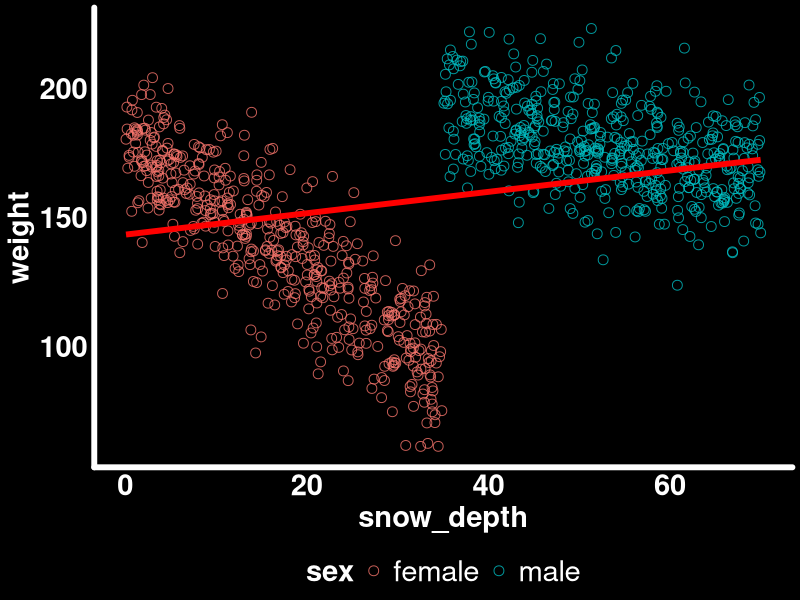
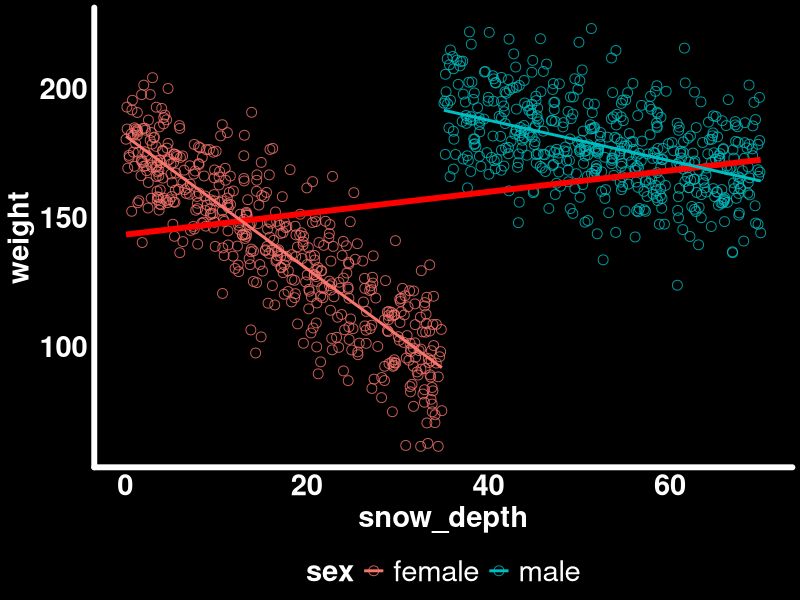
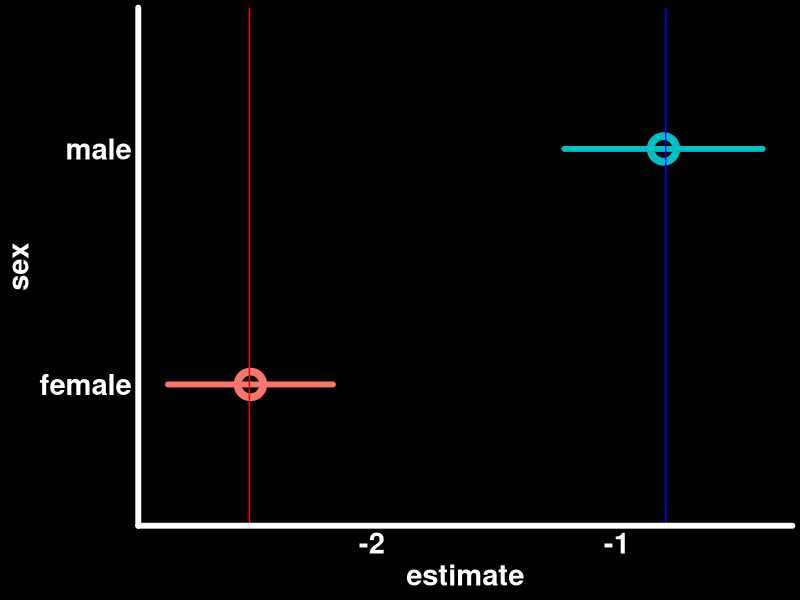
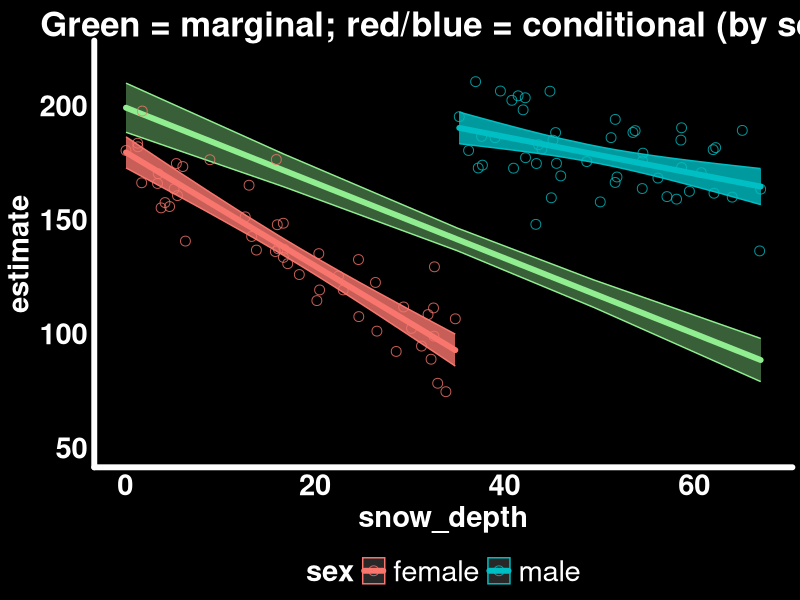
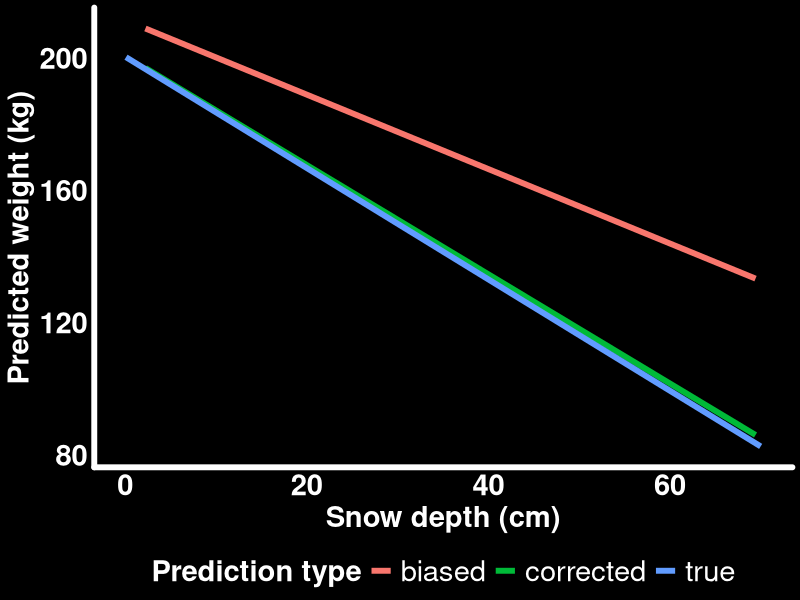
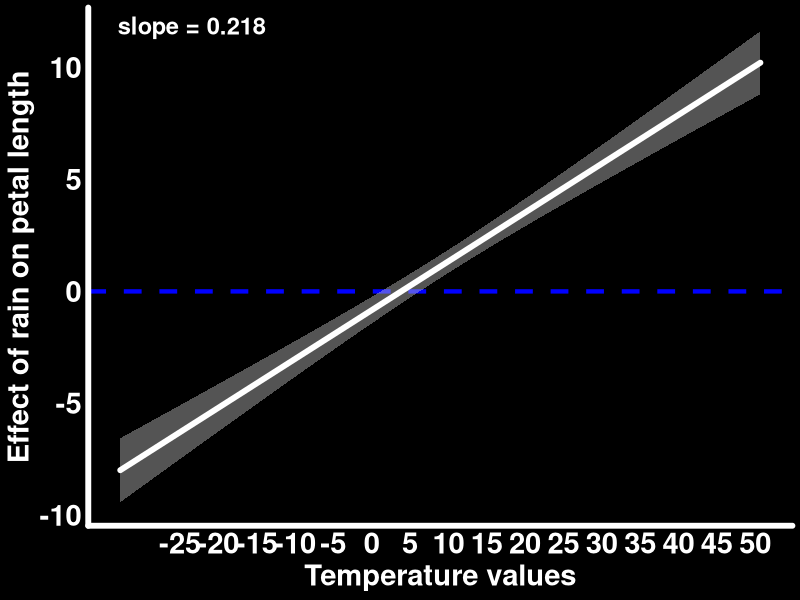
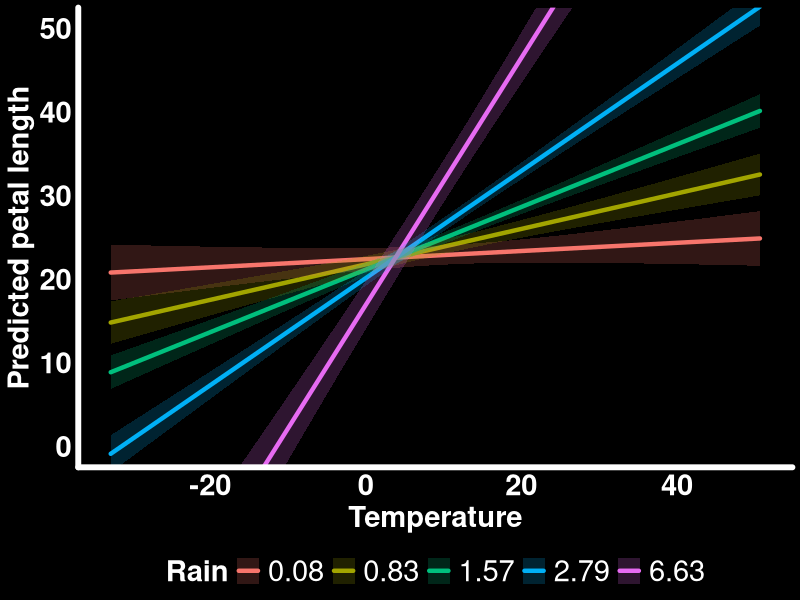
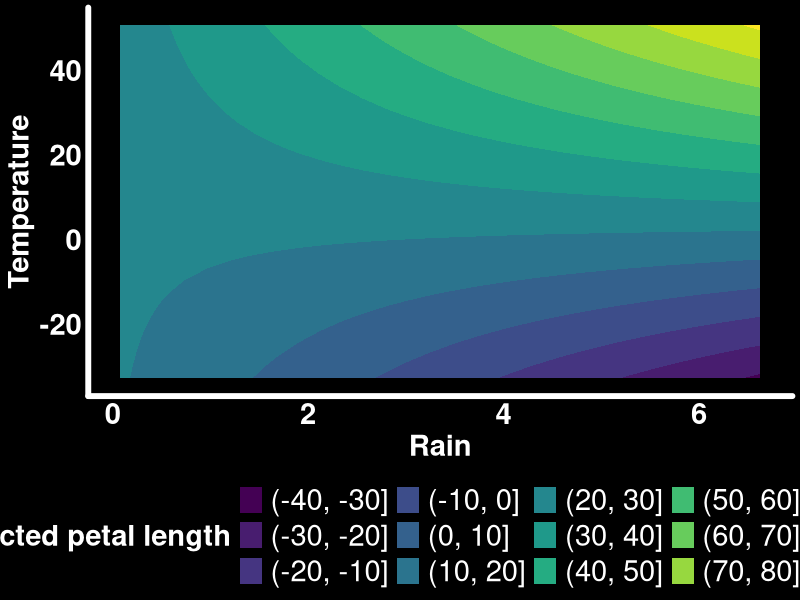

The R source for these figures, in order:
## ---- chunk 1
#| output: false
library(tidyverse)       # Data manipulation and plotting
library(glmmTMB)         # Generalized linear (mixed) models
library(marginaleffects) # Compute marginal/conditional effects
library(patchwork)       # Combine multiple plots
library(GGally)          # Pairwise plots
library(distributional)  # Simulate mixture/gamma/normal distributions (Part 3)

# Set ggplot2 theme
black_theme <- theme(
  axis.line = element_line(linewidth = 2, lineend = "round", color = "white"),
  panel.grid = element_blank(),
  panel.background = element_rect(fill = "black", color = NA),
  axis.ticks = element_blank(),
  axis.text = element_text(size = 21, face = "bold", color = "white"),
  axis.title = element_text(size = 21, face = "bold", color = "white"),
  plot.title = element_text(size = 25, face = "bold", color = "white"),
  plot.background = element_rect(fill = "black", color = NA),
  legend.background = element_rect(fill = "black", color = NA),
  legend.text = element_text(size = 21, color = "white"),
  legend.title = element_text(size = 21, face = "bold", color = "white"),
  legend.position = "bottom"
)

theme_set(black_theme)

# Set global default for geom_point shape
update_geom_defaults("point", list(shape = 1, size = 3, alpha = 0.8))

# silence marginaleffects warnings about glmmTMB
options(marginaleffects_safe = FALSE)

set.seed(333)
## ---- chunk 2
n_individuals_population <- 1000
sexes <- c("male", "female")
male_intercept <- 220; female_intercept <- 180
sd_weight <- 15
male_loss <- -0.8; female_loss <- -2.5

bighorn_population <- tibble(
  sex = rep(sexes, n_individuals_population / length(sexes)),
  snow_depth = runif(n_individuals_population,
    min = ifelse(sex == "male", 35, 0),
    max = ifelse(sex == "male", 70, 35)
  ),
  weight = rnorm(n_individuals_population,
    mean = ifelse(sex == "male",
      male_intercept + male_loss * snow_depth,
      female_intercept + female_loss * snow_depth),
    sd = sd_weight
  )
)
## ---- chunk 3
#| code-fold: true
#| fig-cap: "Ignoring sex hides the true within-sex trends."
ggplot(bighorn_population, aes(x = snow_depth, y = weight)) +
  geom_point(aes(color = sex)) +
  geom_smooth(method = "lm", se = FALSE, color = "red", linewidth = 2)
## ---- chunk 4
#| code-fold: true
#| fig-cap: "Within-sex trends are negative, as expected."
ggplot(bighorn_population) +
  geom_point(aes(x = snow_depth, y = weight, color = sex)) +
  geom_smooth(aes(x = snow_depth, y = weight), method = "lm", se = FALSE, color = "red", linewidth = 2) +
  geom_smooth(aes(x = snow_depth, y = weight, color = sex), method = "lm", se = FALSE)
## ---- chunk 5
n_individuals <- 100
bighorn_mass_1 <- bighorn_population |>
  group_by(sex) |>
  slice_sample(n = n_individuals / 2, replace = FALSE) |>
  ungroup()

mod_mass_1 <- glmmTMB(weight ~ sex * snow_depth,
                       data = bighorn_mass_1, family = gaussian())
## ---- chunk 6
summary(mod_mass_1)$coefficients$cond
## ---- chunk 7
predictions(mod_mass_1, by = "sex")
## ---- chunk 8
predictions(mod_mass_1, by = "sex") |>
  hypotheses(hypothesis = "b1 - b2 = 0")
## ---- chunk 9
#| code-fold: true
#| fig-cap: "Slopes of snow depth by sex, with true simulated values as vertical lines."
slopes(mod_mass_1, variables = "snow_depth", by = "sex", vcov = TRUE) |>
  ggplot(aes(x = estimate, xmax = conf.high, xmin = conf.low, y = sex, color = sex)) +
  geom_pointrange(size = 1.5, lineend = "round", linewidth = 2, pch = 21, stroke = 4) +
  geom_vline(xintercept = female_loss, color = "red") +
  geom_vline(xintercept = male_loss, color = "blue") +
  theme(legend.position = "none")
## ---- chunk 10
slopes(mod_mass_1, variables = "snow_depth", by = "sex", vcov = TRUE) |>
  hypotheses(hypothesis = "b1 - b2 = 0")
## ---- chunk 11
avg_slopes(mod_mass_1, variables = "snow_depth", vcov = TRUE)
## ---- chunk 12
mean(c(male_loss, female_loss))  # true simulated average
## ---- chunk 13
#| code-fold: true
avg_pred_mass_1 <- avg_predictions(mod_mass_1, variables = "snow_depth")
pred_sex_mass_1 <- predictions(mod_mass_1, newdata = bighorn_mass_1)

ggplot() +
  geom_ribbon(data = avg_pred_mass_1,
              aes(x = snow_depth, ymin = conf.low, ymax = conf.high),
              color = "lightgreen", fill = "lightgreen", alpha = 0.4) +
  geom_line(data = avg_pred_mass_1, aes(x = snow_depth, y = estimate),
            color = "lightgreen", lineend = "round", linewidth = 2) +
  geom_ribbon(data = pred_sex_mass_1,
              aes(x = snow_depth, ymin = conf.low, ymax = conf.high, color = sex, fill = sex),
              alpha = 0.8) +
  geom_line(data = pred_sex_mass_1, aes(x = snow_depth, y = estimate, color = sex),
            lineend = "round", linewidth = 2) +
  geom_point(data = bighorn_mass_1, aes(y = weight, x = snow_depth, color = sex)) +
  guides(alpha = "none", fill = "none") +
  labs(title = "Green = marginal; red/blue = conditional (by sex)") +
  coord_cartesian(ylim = c(50, 220))
## ---- chunk 14
bighorn_mass_2 <- bind_rows(
  bighorn_population |> filter(sex == "male") |> slice_sample(n = 80),
  bighorn_population |> filter(sex == "female") |> slice_sample(n = 20)
)
mod_mass_2 <- glmmTMB(weight ~ sex * snow_depth, data = bighorn_mass_2, family = gaussian())
summary(mod_mass_2)
avg_slopes(mod_mass_2, variables = "snow_depth", vcov = TRUE)
## ---- chunk 15
newdata_balanced <- bighorn_mass_2 |>
  group_by(sex) |>
  reframe(snow_depth = seq(min(snow_depth), max(snow_depth), length.out = 50)) |>
  ungroup()
## ---- chunk 16
mod_mass_true <- glmmTMB(weight ~ sex * snow_depth,
                          data = bighorn_population, family = gaussian())

avg_pred_mass_2 <- avg_predictions(mod_mass_2, variables = "snow_depth")
avg_pred_mass_3 <- avg_predictions(mod_mass_2, variables = "snow_depth", newdata = newdata_balanced)
avg_pred_mass_true <- avg_predictions(mod_mass_true, variables = "snow_depth")

bind_rows(
  avg_pred_mass_2 |> mutate(type = "biased"),
  avg_pred_mass_3 |> mutate(type = "corrected"),
  avg_pred_mass_true |> mutate(type = "true")
) |>
  ggplot() +
  geom_line(aes(x = snow_depth, y = estimate, color = type), linewidth = 2) +
  labs(y = "Predicted weight (kg)",
       x = "Snow depth (cm)",
       color = "Prediction type")
## ---- chunk 17
n_flowers <- 200
temperature <- rnorm(n_flowers, mean = 10, sd = 15)
rain <- rgamma(n_flowers, shape = 2)
avg_petal_length <- 25.6; sd_petal_length <- 4.5
temperature_effect <- 0.4; rain_effect <- 0.9; interaction_effect <- 0.2

flower_measurements_1 <- tibble(
  temp_centered = temperature - mean(temperature),
  rain_centered = rain - mean(rain),
  petal_length = rnorm(n_flowers,
    mean = avg_petal_length +
      temperature_effect * temp_centered +
      rain_effect * rain_centered +
      interaction_effect * temp_centered * rain_centered,
    sd = sd_petal_length)
)
## ---- chunk 18
mod_flower_1 <- glmmTMB(petal_length ~ temp_centered * rain_centered,
                         data = flower_measurements_1)
summary(mod_flower_1)$coefficients$cond
## ---- chunk 19
# Effect of temperature when rain_centered = 0 (i.e., average rain)
slopes(mod_flower_1, newdata = datagrid(rain_centered = 0),
       variables = "temp_centered")
## ---- chunk 20
#| code-fold: true
#| fig-cap: "Effect of rain on petal length, across observed temperatures."
slopes_by_temp <- slopes(mod_flower_1,
  newdata = datagrid(temp_centered = seq(min(flower_measurements_1$temp_centered),
                                          max(flower_measurements_1$temp_centered), length.out = 30)),
  variables = "rain_centered", by = "temp_centered")

trend_slope_temp <- coef(lm(estimate ~ temp_centered, data = slopes_by_temp))[["temp_centered"]]

slopes_by_temp |>
  ggplot() +
  geom_hline(yintercept = 0, color = "blue", linewidth = 1.5, linetype = 2) +
  geom_ribbon(aes(x = temp_centered + mean(temperature), ymin = conf.low, ymax = conf.high),
    alpha = 0.4, fill = "lightgrey") +
  geom_line(aes(x = temp_centered + mean(temperature), y = estimate),
    lineend = "round", linewidth = 2, color = "white") +
  annotate("text", x = -Inf, y = Inf, hjust = -0.2, vjust = 1.5,
    label = paste0("slope = ", round(trend_slope_temp, 3)),
    color = "white", size = 6, fontface = "bold") +
  scale_x_continuous(breaks = seq(-25, 50, by = 5)) +
  labs(y = "Effect of rain on petal length", x = "Temperature values")
## ---- chunk 21
#| code-fold: true
predictions(mod_flower_1,
  newdata = datagrid(
    temp_centered = seq(min(flower_measurements_1$temp_centered),
                         max(flower_measurements_1$temp_centered), length.out = 30),
    rain_centered = fivenum
  )) |>
  as_tibble() |>
  mutate(rain = round(rain_centered + mean(rain), 2)) |>
  ggplot() +
  geom_line(aes(y = estimate, x = temp_centered + mean(temperature), color = as.factor(rain)),
            lineend = "round", linewidth = 1.5) +
  geom_ribbon(aes(ymin = conf.low, ymax = conf.high,
                  x = temp_centered + mean(temperature), fill = as.factor(rain)), alpha = 0.2) +
  labs(y = "Predicted petal length", x = "Temperature", color = "Rain", fill = "Rain") +
  coord_cartesian(ylim = c(0, 50))
## ---- chunk 22
#| code-fold: true
predictions(mod_flower_1,
  newdata = datagrid(
    temp_centered = seq(min(flower_measurements_1$temp_centered),
                         max(flower_measurements_1$temp_centered), length.out = 30),
    rain_centered = seq(min(flower_measurements_1$rain_centered),
                         max(flower_measurements_1$rain_centered), length.out = 30)
  )) |>
  as_tibble() |>
  mutate(rain = rain_centered + mean(rain), temp = temp_centered + mean(temperature)) |>
  ggplot(aes(x = rain, y = temp, z = estimate)) +
  stat_contour_filled() +
  labs(x = "Rain", y = "Temperature", fill = "Predicted petal length")
## ---- chunk 23
log_sd_intercept <- log(sd_petal_length)
log_sd_temp_slope <- 0.03

flower_measurements_2 <- tibble(
  temp_centered = temperature - mean(temperature),
  rain_centered = rain - mean(rain),
  petal_length = rnorm(n_flowers,
    mean = avg_petal_length + temperature_effect * temp_centered,
    sd = exp(log_sd_intercept + log_sd_temp_slope * temp_centered))
)

mod_flower_2 <- glmmTMB(petal_length ~ temp_centered,
                         dispformula = ~ temp_centered,
                         data = flower_measurements_2)
## ---- chunk 24
#| code-fold: true
#| fig-cap: "Recovered vs. simulated standard deviation of petal length."
predictions(mod_flower_2, newdata = flower_measurements_2, type = "disp") |>
  as_tibble() -> pred_sd_temp

true_sd_temp <- flower_measurements_2 |>
  mutate(true_sd = exp(log_sd_intercept + log_sd_temp_slope * temp_centered))

ggplot() +
  geom_line(data = true_sd_temp,
            aes(x = temp_centered + mean(temperature), y = true_sd, color = "Simulated"),
            linewidth = 2, linetype = "dashed") +
  geom_ribbon(data = pred_sd_temp,
              aes(ymin = conf.low, ymax = conf.high, x = temp_centered + mean(temperature)),
              fill = "red", alpha = 0.6) +
  geom_line(data = pred_sd_temp,
            aes(x = temp_centered + mean(temperature), y = estimate, color = "Estimated"),
            linewidth = 2, lineend = "round") +
  scale_color_manual(values = c("Simulated" = "green", "Estimated" = "red"), name = "Standard deviation") +
  labs(x = "Temperature", y = "Standard deviation")
## ---- chunk 25
n_plots <- 200
tree_cover <- dist_mixture(dist_beta(4, 0.8), dist_beta(0.8, 4), weights = c(0.5, 0.5))
avg_yearly_rain <- dist_gamma(shape = 3, rate = 0.7)
avg_yearly_temp <- dist_normal(mu = 20, sd = 10)

occurence_intercept <- plogis(-3)
occurence_tree_effect <- 0.45
occurence_rain_effect <- 0.01
occurence_temp_effect <- 0.01

occ_data <- tibble(
  tree_cov = generate(tree_cover, n_plots),
  rain = generate(avg_yearly_rain, n_plots),
  temp = generate(avg_yearly_temp, n_plots)
) |>
  unnest(everything()) |>
  mutate(occurence = rbinom(n_plots, size = 1,
    prob = occurence_intercept +
      occurence_tree_effect * tree_cov +
      occurence_rain_effect * rain +
      occurence_temp_effect * temp))
## ---- chunk 26
mod_1 <- glmmTMB(occurence ~ tree_cov + rain + temp, family = binomial(link = "logit"), data = occ_data)
summary(mod_1)$coefficients$cond
## ---- chunk 27
#| code-fold: true
#| fig-cap: "The logit link bends a straight line into an S-shape."
tibble(log_odds = seq(-6, 6, length.out = 400)) |>
  mutate(probability = plogis(log_odds)) -> logistic_curve

tibble(
  log_odds = c(0, -4.2, 4.2),
  probability = plogis(log_odds),
  label = c("steep middle:\na small push here\nmoves probability a lot",
            "flat end:\na push here barely\nmoves probability",
            "flat end:\na push here barely\nmoves probability")
) -> annot

ggplot(logistic_curve, aes(x = log_odds, y = probability)) +
  geom_line(color = "white", linewidth = 1.5, lineend = "round") +
  geom_point(data = annot, color = "white", size = 3) +
  geom_text(
    data = annot,
    aes(label = label),
    color = "white",
    size = 4.5,
    fontface = "bold",
    lineheight = 0.9,
    vjust = c(-0.4, -0.6, 1.6),
    hjust = c(0.5, 0.5, 0.5)
  ) +
  scale_y_continuous(limits = c(-0.1, 1.05)) +
  labs(
    x = "log-odds scale (what the model's coefficient describes)",
    y = "probability scale",
    title = "The logit link bends a straight line into an S-shape"
  )
## ---- chunk 28
slopes(mod_1, variables = "tree_cov",
       newdata = datagrid(temp = mean(occ_data$temp), rain = mean(occ_data$rain)))
## ---- chunk 29
#| code-fold: true
#| fig-cap: "The tree-cover slope on the probability scale changes across rain × temp, though no interaction term exists in the model."
slopes(mod_1, variables = "tree_cov", newdata = datagrid(temp = fivenum, rain = fivenum)) |>
  ggplot() +
  geom_pointrange(aes(x = estimate, xmin = conf.low, xmax = conf.high, y = 1), color = "white") +
  geom_vline(xintercept = occurence_tree_effect, color = "white", alpha = .8) +
  facet_grid(rain ~ temp) +
  theme(axis.title.y = element_blank(), axis.text.y = element_blank(), axis.line.y = element_blank())
## ---- chunk 30
abundance_intercept <- exp(1)
abundance_tree_effect <- 4.5
abundance_rain_effect <- 0.1
abundance_temp_effect <- 0.1

abund_data <- tibble(
  tree_cov = generate(tree_cover, n_plots),
  rain = generate(avg_yearly_rain, n_plots),
  temp = generate(avg_yearly_temp, n_plots)
) |>
  unnest(everything()) |>
  mutate(abundance = rpois(n_plots, lambda =
    abundance_intercept +
    abundance_tree_effect * tree_cov +
    abundance_rain_effect * rain +
    abundance_temp_effect * temp))

mod_2 <- glmmTMB(abundance ~ tree_cov + rain + temp, family = poisson(link = "log"), data = abund_data)
## ---- chunk 31
#| code-fold: true
tibble(log_count = seq(-2, 6, length.out = 400)) |>
  mutate(count = exp(log_count)) -> exp_curve

tibble(
  log_count = c(-1.5, 2, 4.5),
  count = exp(log_count),
  label = c("flat end:\na push here barely\nmoves the expected count",
            "moderate slope:\na push here moves\nthe expected count some",
            "steep end:\na push here moves\nthe expected count a lot")
) -> annot_exp

ggplot(exp_curve, aes(x = log_count, y = count)) +
  geom_line(color = "white", linewidth = 1.5, lineend = "round") +
  geom_point(data = annot_exp, color = "white", size = 3) +
  geom_text(
    data = annot_exp,
    aes(label = label),
    color = "white",
    size = 4.5,
    fontface = "bold",
    lineheight = 0.9,
    vjust = c(-0.4, -0.6, 1.6),
    hjust = c(0.5, 0.5, 0.5)
  ) +
  labs(
    x = "log scale (what the model's coefficient describes)",
    y = "count scale",
    title = "The log link bends a straight line into an exponential curve"
  )
## ---- chunk 32
exp(fixef(mod_2)$cond["tree_cov"])  # rate ratio: ~2.08, i.e. a ~108% increase per unit tree cover
## ---- chunk 33
more_plots <- 4000
prey_abun <- dist_poisson(lambda = 6)
competitor_abun <- dist_poisson(lambda = 3)

pop_data <- tibble(
  tree_cov = generate(tree_cover, more_plots),
  prey = generate(prey_abun, more_plots),
  competitors = generate(competitor_abun, more_plots)
) |>
  unnest(everything()) |>
  mutate(
    abundance_pres = rpois(more_plots,
      lambda = exp(1 + 0.12 * prey - 0.15 * competitors - 0.045 * prey * competitors)),
    occurence = rbinom(more_plots, size = 1, prob = plogis(-2 + 0.45 * tree_cov)),
    abundance_pop = abundance_pres * occurence
  ) |>
  mutate(across(c(tree_cov, prey, competitors), ~ (.x - mean(.x)) / sd(.x), .names = "scl_{.col}"))
## ---- chunk 34
mod_hu <- glmmTMB(
  abundance_pop ~ scl_prey * scl_competitors,
  zi = ~ scl_tree_cov,
  family = truncated_poisson,
  data = pop_data
)
summary(mod_hu)$coefficients$cond
## ---- chunk 35
#| code-fold: true
#| fig-cap: "Count-scale effect of prey weakens (and reverses) as competitors increase."
slopes(mod_hu, variables = "scl_prey",
       newdata = datagrid(scl_competitors = seq(min(pop_data$scl_competitors),
                                                 max(pop_data$scl_competitors), length.out = 30)),
       type = "response") |>
  ggplot(aes(x = scl_competitors, y = estimate)) +
  geom_hline(yintercept = 0, color = "blue", linewidth = 1, linetype = 2) +
  geom_ribbon(aes(ymin = conf.low, ymax = conf.high), alpha = 0.4, fill = "lightgrey") +
  geom_line(linewidth = 1.5, lineend = "round", color = "white") +
  labs(y = "Slope of scl_prey\n(count scale, individuals present)", x = "Competitors (scaled)",
       title = "Count-scale effect of prey availability weakens as competitors increase")
## ---- chunk 36
avg_slopes(mod_hu, variables = "scl_prey", by = "scl_competitors",
           newdata = datagrid(scl_competitors = c(-1, 0, 1)), type = "link") |>
  mutate(rate_ratio = exp(estimate)) |>
  select(scl_competitors, rate_ratio, p.value)
## ---- chunk 37
#| code-fold: true
#| fig-cap: "Population-scale abundance: same prey x competitors shape, shifted by occupancy."
predictions(mod_hu,
  newdata = datagrid(
    scl_prey = seq(min(pop_data$scl_prey), max(pop_data$scl_prey), length.out = 30),
    scl_competitors = fivenum
  ),
  type = "response"
) |>
  ggplot(aes(x = scl_prey, y = estimate, color = as.factor(scl_competitors), fill = as.factor(scl_competitors))) +
  geom_ribbon(aes(ymin = conf.low, ymax = conf.high), alpha = 0.2) +
  geom_line(linewidth = 1.5, lineend = "round") +
  labs(y = "Predicted population abundance", x = "Prey (scaled)", color = "Competitors", fill = "Competitors")
